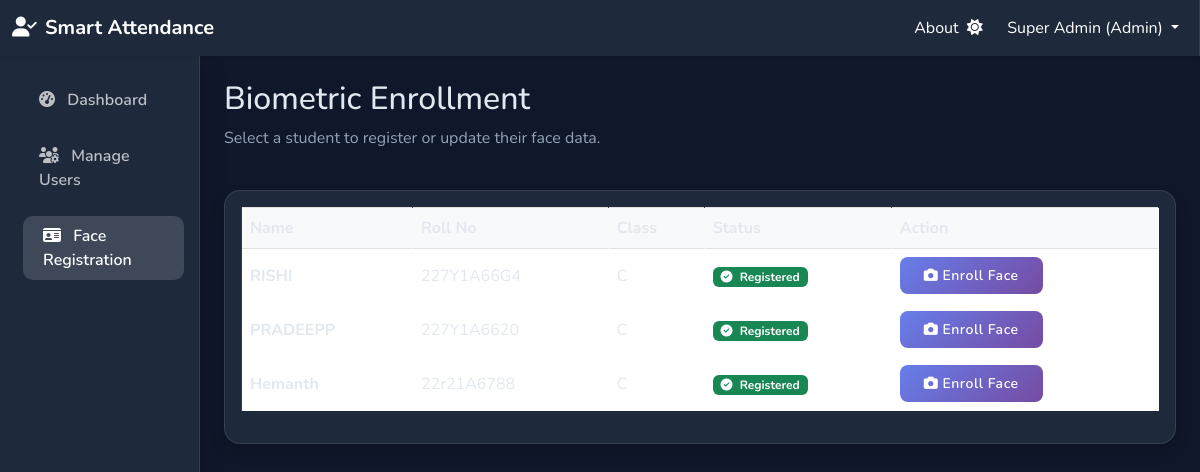
Page /admin/register_face_selection (signed in) on the committed database.
### app/models.py (models this page shows, shortened)
class User(db.Model, UserMixin):
    id = db.Column(db.Integer, primary_key=True)
    name = db.Column(db.String(100), nullable=False)
    email = db.Column(db.String(120), unique=True, nullable=False)
    password_hash = db.Column(db.String(128), nullable=False)
    role = db.Column(db.String(20), nullable=False) # 'admin', 'faculty', 'student'
    theme = db.Column(db.String(10), default='light') # 'light' or 'dark'
    student_profile = db.relationship('Student', backref='user', uselist=False, cascade="all, delete-orphan")
    faculty_profile = db.relationship('Faculty', backref='user', uselist=False, cascade="all, delete-orphan")

class Student(db.Model):
    id = db.Column(db.Integer, primary_key=True)
    user_id = db.Column(db.Integer, db.ForeignKey('user.id'), unique=True, nullable=False)
    roll_no = db.Column(db.String(50), unique=True, nullable=False)
    class_name = db.Column(db.String(50), nullable=False) # Linked to Subject.class_name
    department = db.Column(db.String(100), nullable=False)
    face_data = db.relationship('FaceData', backref='student', uselist=False, cascade="all, delete-orphan")
    attendance_records = db.relationship('Attendance', backref='student', lazy=True)

### app/admin/routes.py (the view)
@admin.route("/admin/register_face_selection")
@login_required
def register_face_selection():
    if current_user.role != 'admin':
        return redirect(url_for('main.home'))
    students = Student.query.all()
    return render_template('admin/select_student_face.html', students=students)

### app/models.py (called while the page is built)
@login_manager.user_loader
def load_user(user_id):
    return User.query.get(int(user_id))

### app/templates/admin/select_student_face.html
{% extends "base.html" %}
{% block content %}
<div class="row mb-4">
    <div class="col-md-12">
        <h2>Biometric Enrollment</h2>
        <p class="text-muted">Select a student to register or update their face data.</p>
    </div>
</div>
<div class="card shadow">
    <div class="card-body">
        <div class="table-responsive">
            <table class="table table-hover table-bordered">
                <thead class="table-light">
                    <tr>
                        <th>Name</th>
                        <th>Roll No</th>
                        <th>Class</th>
                        <th>Status</th>
                        <th>Action</th>
                    </tr>
                </thead>
                <tbody>
                    {% for student in students %}
                    <tr>
                        <td class="align-middle fw-bold">{{ student.user.name }}</td>
                        <td class="align-middle">{{ student.roll_no }}</td>
                        <td class="align-middle">{{ student.class_name }}</td>
                        <td class="align-middle">
                            {% if student.face_data %}
                            <span class="badge bg-success"><i class="fas fa-check-circle me-1"></i> Registered</span>
                            {% else %}
                            <span class="badge bg-secondary"><i class="fas fa-times-circle me-1"></i> Not
                                Registered</span>
                            {% endif %}
                        </td>
                        <td class="align-middle">
                            <a href="{{ url_for('admin.register_face_capture', student_id=student.id) }}"
                                class="btn btn-sm btn-primary">
                                <i class="fas fa-camera"></i> Enroll Face
                            </a>
                        </td>
                    </tr>
                    {% endfor %}
                </tbody>
            </table>
        </div>
    </div>
</div>
{% endblock %}

### app/templates/base.html (shortened to what this page needs)
<!DOCTYPE html>
<html lang="en">
<head>
    <link href="https://cdn.jsdelivr.net/npm/bootstrap@5.3.0/dist/css/bootstrap.min.css" rel="stylesheet">
    <link rel="stylesheet" href="{{ url_for('static', filename='css/style.css') }}">
    <link rel="stylesheet" href="https://cdnjs.cloudflare.com/ajax/libs/font-awesome/6.4.0/css/all.min.css">
</head>
<body class="{{ 'dark-mode' if current_user.is_authenticated and current_user.theme == 'dark' else '' }}">
    <nav class="navbar navbar-expand-lg navbar-dark bg-primary shadow-sm">
        <div class="container-fluid">
            <a class="navbar-brand fw-bold" href="{{ url_for('main.home') }}">
                <i class="fas fa-user-check me-2"></i>Smart Attendance
            </a>
            <div class="collapse navbar-collapse" id="navContent">
                <ul class="navbar-nav ms-auto mb-2 mb-lg-0">
                    {% if current_user.is_authenticated %}
                    <li class="nav-item">
                        <a class="nav-link text-white" href="{{ url_for('main.about') }}">About</a>
                    </li>
                    <li class="nav-item d-flex align-items-center me-3">
                        <form action="{{ url_for('main.toggle_theme') }}" method="POST" class="d-inline">
                            <button type="submit" class="btn btn-link nav-link p-0 text-white" title="Toggle Theme">
                                {% if current_user.theme == 'dark' %}
                                <i class="fas fa-sun"></i>
                                {% else %}
                                <i class="fas fa-moon"></i>
                                {% endif %}
                            </button>
                        </form>
                    </li>
                    <li class="nav-item dropdown">
                        <a class="nav-link dropdown-toggle text-white" href="#" role="button" data-bs-toggle="dropdown">
                            {{ current_user.name }} ({{ current_user.role|title }})
                        </a>
                    </li>
                    {% endif %}
                </ul>
            </div>
        </div>
    </nav>
    <div class="container-fluid">
        <div class="row">
            {% if current_user.is_authenticated %}
            <nav class="col-md-3 col-lg-2 d-md-block sidebar collapse px-0">
                <div class="position-sticky pt-3">
                    <ul class="nav flex-column ps-2">
                        {% if current_user.role == 'admin' %}
                        <li class="nav-item">
                            <a class="nav-link {{ 'active' if request.endpoint == 'admin.dashboard' else '' }}"
                                href="{{ url_for('admin.dashboard') }}">
                                <i class="fas fa-tachometer-alt me-2"></i> Dashboard
                            </a>
                        </li>
                        <li class="nav-item">
                            <a class="nav-link {{ 'active' if 'register_user' in request.endpoint else '' }}"
                                href="{{ url_for('admin.register_user') }}">
                                <i class="fas fa-users-cog me-2"></i> Manage Users
                            </a>
                        </li>
                        <li class="nav-item">
                            <a class="nav-link {{ 'active' if 'face' in request.endpoint else '' }}"
                                href="{{ url_for('admin.register_face_selection') }}">
                                <i class="fas fa-id-card me-2"></i> Face Registration
                            </a>
                        </li>
                        {% endif %}
                    </ul>
                </div>
            </nav>
            <main class="col-md-9 ms-sm-auto col-lg-10 px-md-4 py-4">
                {% else %}
                <main class="col-12 px-md-4 py-4">
                    {% endif %}
                    {% block content %}{% endblock %}
                </main>
        </div>
    </div>
</body>
</html>

### app/static/css/style.css (style rules this page uses)
:root { --primary-gradient: linear-gradient(135deg, #667eea 0%, #764ba2 100%); --secondary-gradient: linear-gradient(135deg, #f5f7fa 0%, #c3cfe2 100%); --bg-light: #f8f9fc; --text-light: #2d3748; --card-light: #ffffff; --nav-light: #ffffff; --bg-dark: #0f172a; --text-dark: #e2e8f0; --card-dark: #1e293b; --nav-dark: #1e293b; --glass-border: rgba(255, 255, 255, 0.1); }
body { background-color: var(--bg-light); color: var(--text-light); font-family: 'Nunito', sans-serif; transition: background-color 0.3s ease, color 0.3s ease; }
body.dark-mode { background-color: var(--bg-dark); color: var(--text-dark); }
body.dark-mode .card { background-color: var(--card-dark); border: 1px solid var(--glass-border); color: var(--text-dark); }
body.dark-mode .text-muted { color: #94a3b8 !important; }
body.dark-mode .navbar, body.dark-mode .sidebar { background: var(--nav-dark) !important; border-right: 1px solid var(--glass-border); }
body.dark-mode .table, body.dark-mode .table td, body.dark-mode .table th { color: var(--text-dark); border-color: var(--glass-border); }
.card { border: none; border-radius: 1rem; box-shadow: 0 4px 6px -1px rgba(0, 0, 0, 0.1), 0 2px 4px -1px rgba(0, 0, 0, 0.06); transition: transform 0.2s; animation: fadeIn 0.5s ease-out; }
.btn { border-radius: 0.5rem; padding: 0.5rem 1.5rem; font-weight: 600; letter-spacing: 0.5px; transition: all 0.2s; }
.btn-primary { background-image: var(--primary-gradient); border: none; }
.sidebar { min-height: 100vh; background-image: var(--primary-gradient); box-shadow: 4px 0 24px rgba(0, 0, 0, 0.1); }
.sidebar .nav-link { color: rgba(255, 255, 255, 0.7); margin: 8px 15px; border-radius: 10px; transition: all 0.3s; font-weight: 600; }
.sidebar .nav-link:hover, .sidebar .nav-link.active { background: rgba(255, 255, 255, 0.15); color: white; backdrop-filter: blur(10px); padding-left: 20px; }

### rows in the picture
User: name "Super Admin", role "Admin"
Student: user.name "RISHI", roll_no "227Y1A66G4", class_name "C"
Student: user.name "PRADEEPP", roll_no "227Y1A6620", class_name "C"
Student: user.name "Hemanth", roll_no "22r21A6788", class_name "C"
